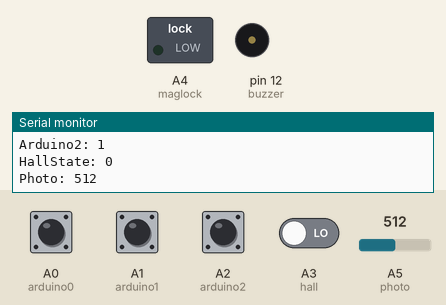
A sketch run on a simulated Arduino Uno, built with avr-gcc and run on an emulated ATmega328P. On the bench: switched loads named in the sketch (green lamp = pin HIGH), buzzer (waves = sounding, pin HIGH), the last lines printed to the serial monitor. The inputs (shaded band) are chosen by the test bench; at power-on: A0 (arduino0), A1 (arduino1), A2 (arduino2) HIGH, A3 (hall) LOW, A5 (photo) = 512.

Above: at 1.7 s.
1.8 s: A5 (photo) set to 213
3.3 s: A5 (photo) set to 192
At 4.0 s:
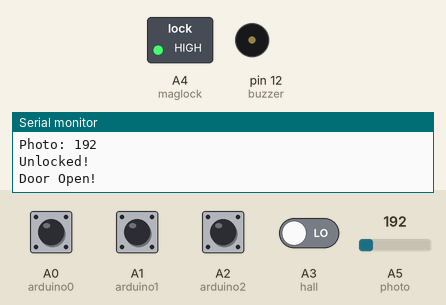
5.2 s: A5 (photo) set to 210
At 6.6 s:
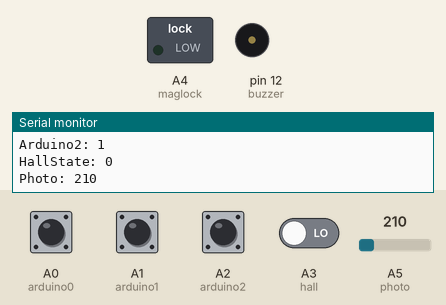
6.9 s: A5 (photo) set to 190
At 7.13 s:
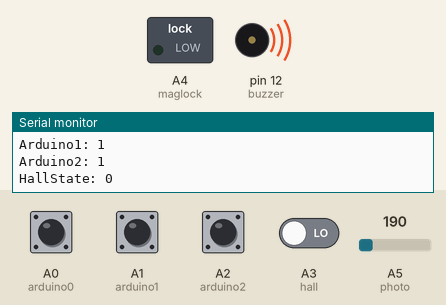
Timing chart, 0 to 9.6 s (numbered marks = the images above; inputs shaded):
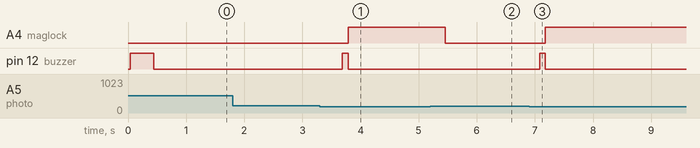

The sketch:

museumRFIDMasterUno.ino
```cpp
#include <SPI.h>
#include <MFRC522.h>

const byte arduino0 = A0;
const byte arduino1 = A1;
const byte arduino2 = A2;
const byte hall = A3;
const byte maglock = A4;
const byte photo = A5;
const byte buzzer = 12;
bool flag0, flag1, flag2, flag3;
bool penalty1, penalty2, penalty3;
bool ard0, ard1, ard2, hallState, ard4;
bool buzz0, buzz1, buzz2, buzz3, buzz4;
bool masterArd;
bool unlock;
long unlocked;
int timeout = 5000;
int value0;
//GREEN, GREEN-A, BLUE, BLUE-A, BROWN, BROWN-A, ORANGE-A

void setup() {
  Serial.begin(9600);
  Serial.print("Museum Shelf Master");
  pinMode(arduino0, INPUT);
  pinMode(arduino1, INPUT);
  pinMode(arduino2, INPUT);
  pinMode(hall, INPUT);
  pinMode(photo, INPUT);
  pinMode(buzzer, OUTPUT);
  pinMode(maglock, OUTPUT);
}

void loop() {
  ard0 = digitalRead(arduino0);
  delay(10);
  ard1 = digitalRead(arduino1);
  delay(10);
  ard2 = digitalRead(arduino2);
  delay(10);
  hallState = digitalRead(hall);
  delay(10);
  value0 = analogRead(photo);

  debug();
  unlock = true;
  if(!ard0){
    unlock = false;
    buzz0 = false;
  }
  else{
    if(!buzz0){
      digitalWrite(buzzer, HIGH);
      delay(100);
      digitalWrite(buzzer, LOW);
      buzz0 = true;
    }
  }
  if(!ard1){
    unlock = false;
    buzz1 = false;
  }
   else{
    if(!buzz1){
      digitalWrite(buzzer, HIGH);
      delay(100);
      digitalWrite(buzzer, LOW);
      buzz1 = true;
    }
  }
  if(!ard2){
    unlock = false;
    buzz2 = false;
  }
   else{
    if(!buzz2){
      digitalWrite(buzzer, HIGH);
      delay(100);
      digitalWrite(buzzer, LOW);
      buzz2 = true;
    }
  }
  if(hallState){
    unlock = false;
    buzz3 = false;
  }
   else{
    if(!buzz3){
      digitalWrite(buzzer, HIGH);
      delay(100);
      digitalWrite(buzzer, LOW);
      buzz3 = true;
    }
  }
  if(value0 >= 200){
    unlock = false;
    buzz4 = false;
  }
   else{
    if(!buzz4){
      digitalWrite(buzzer, HIGH);
      delay(100);
      digitalWrite(buzzer, LOW);
      buzz4 = true;
    }
  }

  if(unlock){
    Serial.println("Unlocked!");
    digitalWrite(maglock, HIGH);
//    if(unlocked - millis() > timeout){
//      Serial.println("Delaying 30 Seconds");
//      //digitalWrite(reset, HIGH);
//      delay(30000);
//      //digitalWrite(reset, LOW);
//      unlocked = millis();
//    }
    Serial.println("Door Open!");
  }
  else{
    //Serial.println("Locked");
    digitalWrite(maglock, LOW);
  }
  delay(500);
}

void debug(){
  Serial.print("Arduino0: ");
  Serial.println(ard0);
  Serial.print("Arduino1: ");
  Serial.println(ard1);
  Serial.print("Arduino2: ");
  Serial.println(ard2);
  Serial.print("HallState: ");
  Serial.println(hallState);
  Serial.print("Photo: ");
  Serial.println(value0);
  /*Serial.print("Flag0: ");
  Serial.println(flag0);
  Serial.print("Flag1: ");
  Serial.println(flag1);
  Serial.print("Flag2: ");
  Serial.println(flag2);
  Serial.print("Flag3: ");
  Serial.println(flag3);

  Serial.print("Penalty1: ");
  Serial.println(penalty1);
  Serial.print("Penalty2: ");
  Serial.println(penalty2);
  Serial.print("Penalty3: ");
  Serial.println(penalty3);*/
}
```

Measured:
- the behaviour switches between 200 and 199 on A5 (photo) (found by bisection; images 0 and 1)
- after the input at 3.3 s, A4 (maglock): LOW → HIGH after 0.49 s; pin 12 (buzzer): LOW → HIGH after 0.39 s, → LOW 0.10 s later
- after the input at 5.2 s, A4 (maglock): HIGH → LOW after 0.26 s
- after the input at 6.9 s, A4 (maglock): LOW → HIGH after 0.28 s; pin 12 (buzzer): LOW → HIGH after 0.18 s, → LOW 0.10 s later
